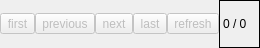
<?xml version="1.0" encoding="UTF-8"?>
<ui version="4.0">
 <class>MHistory</class>
 <widget class="QWidget" name="MHistory">
  <property name="geometry">
   <rect>
    <x>0</x>
    <y>0</y>
    <width>260</width>
    <height>48</height>
   </rect>
  </property>
  <property name="windowTitle">
   <string notr="true">history</string>
  </property>
  <layout class="QHBoxLayout" name="horizontalLayout">
   <item>
    <widget class="QToolButton" name="btFirst">
     <property name="enabled">
      <bool>false</bool>
     </property>
     <property name="toolTip">
      <string>first</string>
     </property>
     <property name="text">
      <string>first</string>
     </property>
     <property name="icon">
      <iconset resource="resfile.qrc">
       <normaloff>:/new/icons/icons/leftarrowto.png</normaloff>:/new/icons/icons/leftarrowto.png</iconset>
     </property>
     <property name="shortcut">
      <string>Ctrl+Home</string>
     </property>
    </widget>
   </item>
   <item>
    <widget class="QToolButton" name="btPrev">
     <property name="enabled">
      <bool>false</bool>
     </property>
     <property name="toolTip">
      <string>previous</string>
     </property>
     <property name="text">
      <string>previous</string>
     </property>
     <property name="icon">
      <iconset resource="resfile.qrc">
       <normaloff>:/new/icons/icons/leftarrow.png</normaloff>:/new/icons/icons/leftarrow.png</iconset>
     </property>
     <property name="shortcut">
      <string>Ctrl+PgUp</string>
     </property>
    </widget>
   </item>
   <item>
    <widget class="QToolButton" name="btNext">
     <property name="enabled">
      <bool>false</bool>
     </property>
     <property name="toolTip">
      <string>next</string>
     </property>
     <property name="text">
      <string>next</string>
     </property>
     <property name="icon">
      <iconset resource="resfile.qrc">
       <normaloff>:/new/icons/icons/rightarrow.png</normaloff>:/new/icons/icons/rightarrow.png</iconset>
     </property>
     <property name="shortcut">
      <string>Ctrl+PgDown</string>
     </property>
    </widget>
   </item>
   <item>
    <widget class="QToolButton" name="btLast">
     <property name="enabled">
      <bool>false</bool>
     </property>
     <property name="toolTip">
      <string>last</string>
     </property>
     <property name="text">
      <string>last</string>
     </property>
     <property name="icon">
      <iconset resource="resfile.qrc">
       <normaloff>:/new/icons/icons/rightarrowto.png</normaloff>:/new/icons/icons/rightarrowto.png</iconset>
     </property>
     <property name="shortcut">
      <string>Ctrl+End</string>
     </property>
    </widget>
   </item>
   <item>
    <widget class="QToolButton" name="btRefresh">
     <property name="enabled">
      <bool>false</bool>
     </property>
     <property name="toolTip">
      <string>refresh</string>
     </property>
     <property name="text">
      <string>refresh</string>
     </property>
     <property name="icon">
      <iconset resource="resfile.qrc">
       <normaloff>:/new/icons/icons/refresh.png</normaloff>:/new/icons/icons/refresh.png</iconset>
     </property>
     <property name="shortcut">
      <string>Ctrl+R</string>
     </property>
    </widget>
   </item>
   <item>
    <widget class="QLabel" name="lblPos">
     <property name="frameShape">
      <enum>QFrame::Box</enum>
     </property>
     <property name="text">
      <string notr="true">0 / 0</string>
     </property>
     <property name="textInteractionFlags">
      <set>Qt::NoTextInteraction</set>
     </property>
    </widget>
   </item>
  </layout>
 </widget>
 <layoutdefault spacing="0" margin="0"/>
 <resources>
  <include location="resfile.qrc"/>
 </resources>
 <connections/>
</ui>
